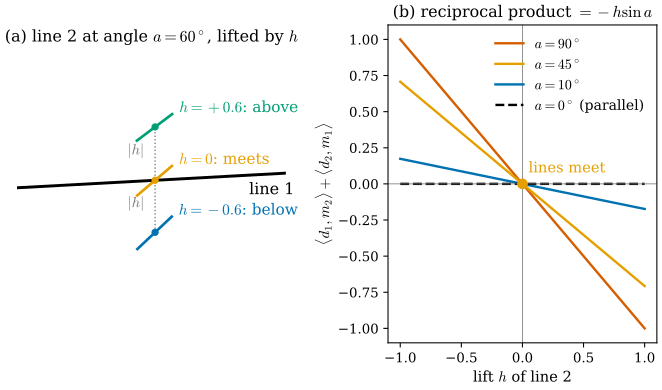

This figure's Python source:
"""Figure 27.4.2: the reciprocal product of Plucker coordinates detects when two lines meet (Section 27.4).

Line 1: the x axis, (d1, m1) = (e_x, 0). Line 2: direction d2 = (cos a, sin a, 0) through (0, 0, h), i.e. the line 1 rotated
by the angle a about the z axis and lifted by h.
(a) 3D, a = 60 deg: line 1 (black) and line 2 for h = -0.6 (blue, passes below), h = 0 (orange, meets line 1 at the
    origin), h = +0.6 (green, passes above). Gray dotted segment: the common perpendicular (the z axis).
(b) <d1, m2> + <d2, m1> as a function of h for a = 90, 45, 10 deg and a = 0 (parallel lines). It equals -h sin a.
Self-checks: the reciprocal product equals <p1 - p2, d1 x d2> = -h sin a; it is 0 for all h when a = 0.

Run from the project root: ``PYTHONPATH=tools python3 chapters/27-cameras-rays/figures/fig-27-4-2-plucker-meet.py``
"""

import os

os.environ.setdefault("OMP_NUM_THREADS", "4")
os.environ.setdefault("OPENBLAS_NUM_THREADS", "4")

import dgfig

dgfig.setup()

import matplotlib.pyplot as plt
import numpy as np

C = dgfig.COLORS


def plucker(p, d):
    return d, np.cross(p, d)


def recip(L1, L2):
    return L1[0] @ L2[1] + L2[0] @ L1[1]


L1 = plucker(np.zeros(3), np.array([1.0, 0, 0]))
hs = np.linspace(-1, 1, 41)
curves = {}
for a_deg in (90, 45, 10, 0):
    a = np.radians(a_deg)
    d2 = np.array([np.cos(a), np.sin(a), 0.0])
    vals = np.array([recip(L1, plucker(np.array([0, 0, h]), d2)) for h in hs])
    assert np.allclose(vals, -hs * np.sin(a), atol=1e-12)
    curves[a_deg] = vals
assert np.allclose(curves[0], 0)

fig = plt.figure(figsize=(8.6, 4.3))
gs = fig.add_gridspec(1, 2, width_ratios=[1.0, 1.0], wspace=0.38)
ax = dgfig.axes3d(fig, pos=gs[0], elev=18, azim=-100)
s = np.linspace(-1.6, 1.6, 2)
ax.plot(s, 0 * s, 0 * s, color="k", lw=2.2, zorder=4)
ax.text(1.05, 0, -0.22, "line 1", fontsize=12)
a = np.radians(60)
d2 = np.array([np.cos(a), np.sin(a), 0.0])
s2 = np.linspace(-0.55, 0.55, 2)          # short segments: they do not cross line 1 on the screen unless h = 0
for h, col, lab in ((-0.6, C["tangent"], r"$h=-0.6$: below"), (0.0, C["accent"], r"$h=0$: meets"),
                    (0.6, C["third"], r"$h=+0.6$: above")):
    P = np.array([0, 0, h]) + s2[:, None] * d2[None, :]
    ax.plot(*P.T, color=col, lw=2.0, zorder=6 if h >= 0 else 3)
    ax.scatter(0, 0, h, color=col, s=22, zorder=7)
    ax.text(*(P[1] + np.array([0.08, 0.0, 0.02])), lab, fontsize=11.5, color=col)
ax.plot([0, 0], [0, 0], [-0.6, 0.6], color=C["aux"], lw=1.0, ls=":", zorder=2)
ax.text(-0.12, 0, 0.3, r"$|h|$", fontsize=11, color=C["aux"], ha="right")
ax.text(-0.12, 0, -0.3, r"$|h|$", fontsize=11, color=C["aux"], ha="right")
dgfig.equal_aspect(ax, np.array([[-1.6, -0.8, -0.7], [1.6, 0.8, 0.7]]), zoom=1.35)
ax.set_title(r"(a) line 2 at angle $a=60^\circ$, lifted by $h$", fontsize=12)

bx = fig.add_subplot(gs[1])
styles = {90: (C["normal"], "-"), 45: (C["accent"], "-"), 10: (C["tangent"], "-"), 0: ("k", "--")}
for a_deg, vals in curves.items():
    col, ls = styles[a_deg]
    bx.plot(hs, vals, color=col, ls=ls, lw=1.8, label=rf"$a={a_deg}^\circ$" + (" (parallel)" if a_deg == 0 else ""))
bx.axhline(0, color=C["aux"], lw=0.6)
bx.axvline(0, color=C["aux"], lw=0.6)
bx.plot([0], [0], "o", color=C["accent"], ms=7)
bx.text(0.05, 0.08, "lines meet", fontsize=11, color=C["accent"])
bx.set_xlabel(r"lift $h$ of line 2")
bx.set_ylabel(r"$\langle d_1,m_2\rangle+\langle d_2,m_1\rangle$")
bx.legend(loc="upper right", fontsize=10.5, frameon=False)
bx.set_title(r"(b) reciprocal product $=-h\sin a$", fontsize=12)
dgfig.save(fig, __file__)
